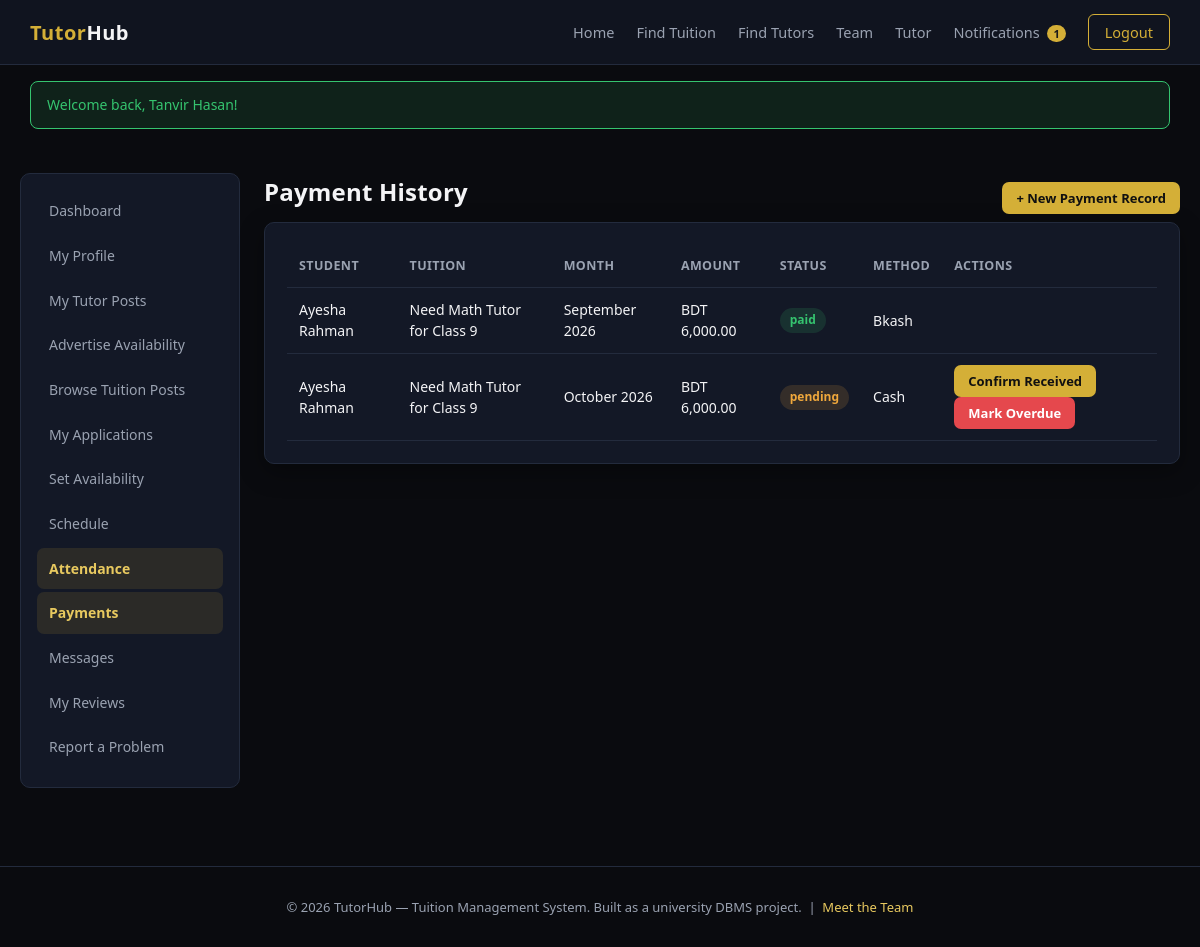
Page /payments/tutor_view.php (signed in) on the committed database.
### tables this page shows
CREATE TABLE payments (
    payment_id INT AUTO_INCREMENT PRIMARY KEY,
    tuition_post_id INT NOT NULL,
    student_user_id INT NOT NULL,
    tutor_user_id INT NOT NULL,
    amount DECIMAL(10,2) NOT NULL,
    for_month VARCHAR(20) NOT NULL,
    payment_date DATE DEFAULT NULL,
    status ENUM('pending','paid','overdue') NOT NULL DEFAULT 'pending',
    method ENUM('cash','bkash','nagad','bank_transfer','other') DEFAULT 'cash',
    transaction_reference VARCHAR(100),
    created_at TIMESTAMP DEFAULT CURRENT_TIMESTAMP,
    CONSTRAINT fk_pay_post FOREIGN KEY (tuition_post_id) REFERENCES tuition_posts(tuition_post_id) ON DELETE CASCADE,
    CONSTRAINT fk_pay_student FOREIGN KEY (student_user_id) REFERENCES users(user_id) ON DELETE CASCADE,
    CONSTRAINT fk_pay_tutor FOREIGN KEY (tutor_user_id) REFERENCES users(user_id) ON DELETE CASCADE,
    INDEX idx_pay_status (status),
    INDEX idx_pay_month (for_month)
);

CREATE TABLE users (
    user_id INT AUTO_INCREMENT PRIMARY KEY,
    full_name VARCHAR(120) NOT NULL,
    email VARCHAR(150) NOT NULL UNIQUE,
    password_hash VARCHAR(255) NOT NULL,
    phone VARCHAR(30),
    role ENUM('student','tutor','both','admin') NOT NULL DEFAULT 'student',
    gender ENUM('male','female','other') DEFAULT NULL,
    profile_photo VARCHAR(255) DEFAULT NULL,
    status ENUM('active','suspended') NOT NULL DEFAULT 'active',
    is_verified TINYINT(1) NOT NULL DEFAULT 0,
    created_at TIMESTAMP DEFAULT CURRENT_TIMESTAMP,
    updated_at TIMESTAMP DEFAULT CURRENT_TIMESTAMP ON UPDATE CURRENT_TIMESTAMP,
    INDEX idx_users_role (role),
    INDEX idx_users_status (status)
);

CREATE TABLE tuition_posts (
    tuition_post_id INT AUTO_INCREMENT PRIMARY KEY,
    student_profile_id INT NOT NULL,
    subject_id INT NOT NULL,
    title VARCHAR(160) NOT NULL,
    class_level VARCHAR(60),
    location VARCHAR(150),
    budget_min DECIMAL(10,2) DEFAULT 0,
    budget_max DECIMAL(10,2) DEFAULT 0,
    preferred_days VARCHAR(100),
    preferred_time VARCHAR(60),
    mode ENUM('online','offline','both') DEFAULT 'offline',
    gender_preference ENUM('any','male','female') DEFAULT 'any',
    description TEXT,
    status ENUM('open','in_progress','completed','closed') NOT NULL DEFAULT 'open',
    created_at TIMESTAMP DEFAULT CURRENT_TIMESTAMP,
    updated_at TIMESTAMP DEFAULT CURRENT_TIMESTAMP ON UPDATE CURRENT_TIMESTAMP,
    CONSTRAINT fk_tup_student FOREIGN KEY (student_profile_id) REFERENCES student_profiles(student_profile_id) ON DELETE CASCADE,
    CONSTRAINT fk_tup_subject FOREIGN KEY (subject_id) REFERENCES subjects(subject_id) ON DELETE RESTRICT,
    INDEX idx_tup_status (status),
    INDEX idx_tup_location (location),
    INDEX idx_tup_budget (budget_min, budget_max),
    INDEX idx_tup_mode (mode)
);

### includes/functions.php (called while the page is built, shortened)
<?php
function e(string $value): string
{
    return htmlspecialchars($value, ENT_QUOTES, 'UTF-8');
}
function money(float $amount): string
{
    return 'BDT ' . number_format($amount, 2);
}

### includes/csrf.php (called while the page is built, shortened)
<?php
function csrfToken(): string
{
    return $_SESSION['csrf_token'];
}

### payments/tutor_view.php (the view, shortened to what this page needs)
<?php
$db = getDB();
$user = currentUser();
$payments = $db->prepare(
    "SELECT p.*, tp.title, u.full_name AS student_name FROM payments p
     JOIN tuition_posts tp ON tp.tuition_post_id = p.tuition_post_id
     JOIN users u ON u.user_id = p.student_user_id
     WHERE p.tutor_user_id = ? ORDER BY p.created_at DESC"
);
$payments->execute([$user['user_id']]);
$payments = $payments->fetchAll();
include __DIR__ . '/../includes/header.php';
?>
<div class="dash-layout">
    <?php include __DIR__ . '/../includes/sidebar_tutor.php'; ?>
    <div>
        <div class="flex-between">
            <h2>Payment History</h2>
            <a href="<?= BASE_URL ?>/payments/add.php" class="btn btn-primary btn-sm">+ New Payment Record</a>
        </div>
        <div class="card">
            <?php if (!$payments): ?>
                <p class="empty-state">No payment records yet.</p>
            <?php else: ?>
            <table>
                <tr><th>Student</th><th>Tuition</th><th>Month</th><th>Amount</th><th>Status</th><th>Method</th><th>Actions</th></tr>
                <?php foreach ($payments as $p): ?>
                <tr>
                    <td><?= e($p['student_name']) ?></td>
                    <td><?= e($p['title']) ?></td>
                    <td><?= e($p['for_month']) ?></td>
                    <td><?= money($p['amount']) ?></td>
                    <td><span class="badge badge-<?= e($p['status']) ?>"><?= e($p['status']) ?></span></td>
                    <td><?= $p['method'] ? ucfirst(e($p['method'])) : '-' ?></td>
                    <td>
                        <?php if ($p['status'] === 'pending'): ?>
                            <a href="?confirm_paid=<?= (int)$p['payment_id'] ?>&csrf_token=<?= e(csrfToken()) ?>" class="btn btn-primary btn-sm">Confirm Received</a>
                            <a href="?mark_overdue=<?= (int)$p['payment_id'] ?>&csrf_token=<?= e(csrfToken()) ?>" class="btn btn-danger btn-sm">Mark Overdue</a>
                        <?php endif; ?>
                    </td>
                </tr>
                <?php endforeach; ?>
            </table>
            <?php endif; ?>
        </div>
    </div>
</div>
<?php include __DIR__ . '/../includes/footer.php'; ?>

### assets/css/style.css (style rules this page uses)
:root { --bg-black: #0a0b0f; --bg-navy: #10141f; --bg-navy-light: #161c2c; --bg-card: #131826; --border-subtle: #232b3d; --gold: #d4af37; --gold-light: #e8c95f; --text-white: #f4f4f6; --text-muted: #9aa2b1; --danger: #e5484d; --success: #35c46f; --warning: #f0a83c; --radius: 10px; --shadow: 0 8px 24px rgba(0,0,0,0.35); }
* { box-sizing: border-box; }
body { margin: 0; font-family: 'Segoe UI', 'Inter', Roboto, Arial, sans-serif; background: var(--bg-black); color: var(--text-white); line-height: 1.55; }
a { color: var(--gold-light); text-decoration: none; }
h1, h2, h3, h4 { font-weight: 600; letter-spacing: 0.2px; margin: 0 0 12px; }
.btn { display: inline-block; padding: 10px 22px; border-radius: 7px; border: none; font-size: 14.5px; font-weight: 600; cursor: pointer; transition: 0.15s ease; }
.btn-primary { background: var(--gold); color: #101010; }
.btn-danger { background: var(--danger); color: #fff; }
.btn-sm { padding: 6px 14px; font-size: 13px; }
.card { background: var(--bg-card); border: 1px solid var(--border-subtle); border-radius: var(--radius); padding: 22px; box-shadow: var(--shadow); }
table { width: 100%; border-collapse: collapse; font-size: 14px; }
th, td { padding: 11px 12px; border-bottom: 1px solid var(--border-subtle); text-align: left; }
th { color: var(--text-muted); font-weight: 600; font-size: 12.5px; text-transform: uppercase; letter-spacing: 0.4px; }
.badge { display: inline-block; padding: 3px 10px; border-radius: 20px; font-size: 12px; font-weight: 600; }
.badge-open, .badge-active, .badge-accepted, .badge-paid, .badge-present, .badge-completed, .badge-resolved { background: rgba(53,196,111,0.15); color: var(--success); }
.badge-pending, .badge-scheduled { background: rgba(240,168,60,0.15); color: var(--warning); }
.dash-layout { display: grid; grid-template-columns: 220px 1fr; gap: 24px; padding: 28px 20px; max-width: 1280px; margin: 0 auto; }
.flex-between { display: flex; align-items: center; justify-content: space-between; gap: 10px; flex-wrap: wrap; }

### rows in the picture
payments: student_user.full_name "Ayesha Rahman", tuition_post.title "Need Math Tutor for Class 9", for_month "September 2026", amount "BDT 6,000.00", status "paid", method "Bkash"
payments: student_user.full_name "Ayesha Rahman", tuition_post.title "Need Math Tutor for Class 9", for_month "October 2026", amount "BDT 6,000.00", status "pending", method "Cash"

### other values in the picture
$c "1"
$f['message'] "Welcome back, Tanvir Hasan!"
